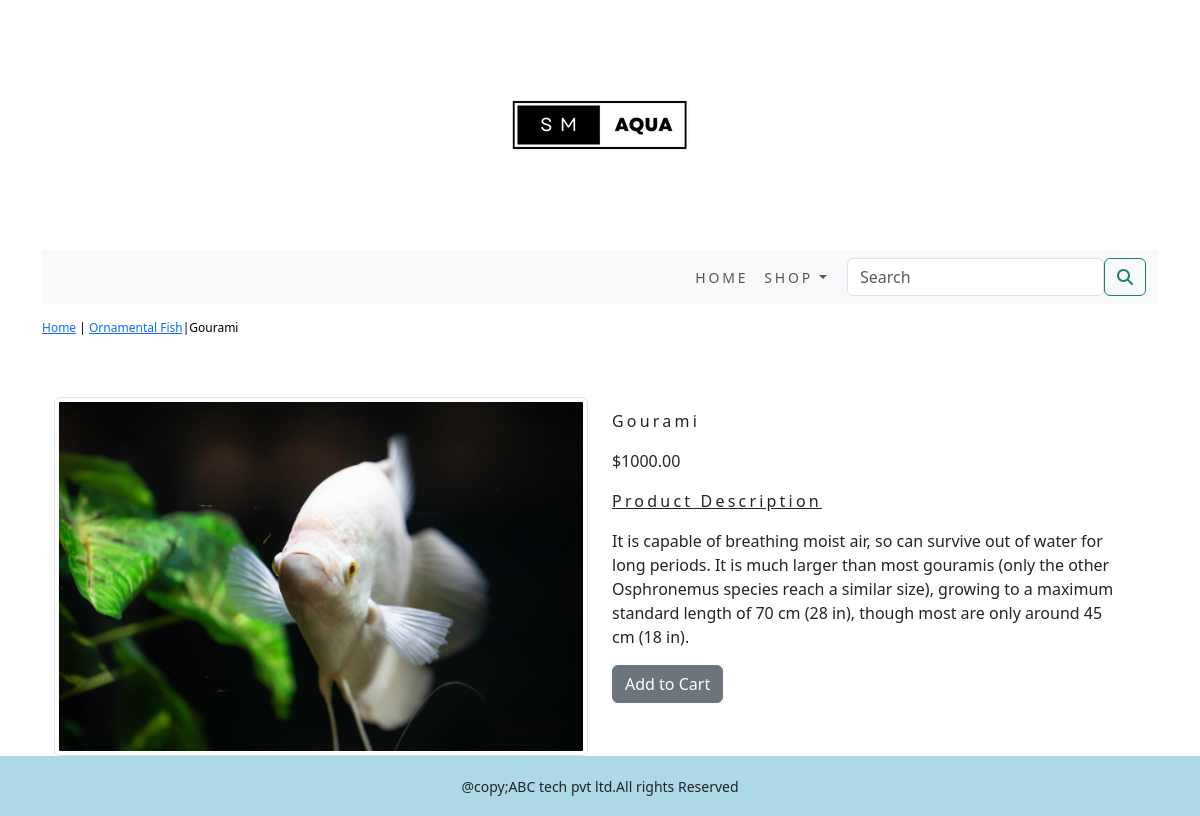
Screenshot of /shopapp/ornamental-fish/gourami/ with the database file from the repository.
### shopapp/models.py (models this page shows, shortened)
class Product(models.Model):
    name = models.CharField(max_length=250, unique=True)
    slug = models.SlugField(max_length=250, unique=True)
    description = models.TextField(blank=True)
    price = models.DecimalField(max_digits=10, decimal_places=2)
    category = models.ForeignKey(Category, on_delete=models.CASCADE)
    image = models.ImageField(upload_to='product', blank=True)
    stock = models.IntegerField()
    available = models.BooleanField(default=True)
    created = models.DateTimeField(auto_now_add=True)
    updated = models.DateTimeField(auto_now=True)
    class Meta:
        ordering = ('name',)
        verbose_name = 'product'
        verbose_name_plural = 'products'

class Category(models.Model):
    name = models.CharField(max_length=250, unique=True)
    slug = models.SlugField(max_length=250, unique=True)
    description = models.TextField(blank=True)
    image = models.ImageField(upload_to='category', blank=True)
    class Meta:
        ordering = ('name',)
        verbose_name = 'category'
        verbose_name_plural = 'categories'
    def get_url(self):
        return reverse('shopapp:products_by_category',args=[self.slug])
    def __str__(self):
        return '{}'.format(self.name)

### shopapp/views.py (the view)
# urls.py: path('<slug:c_slug>/<slug:product_slug>/', views.proDetail, name='prodCatdetail'),
def proDetail(request,c_slug,product_slug):
    try:
        product=Product.objects.get(category__slug=c_slug,slug=product_slug)
    except Exception as e:
        raise e
    return render(request,'product.html',{'product':product})

### cart/context_processors.py (called while the page is built)
def counter(request):
    item_count = 0
    if 'admin' in request.path:
        return {}
    else:
        try:
            cart = Cart.objects.filter(cart_id=_cart_id(request))
            cart_items = CartItem.objects.all().filter(cart=cart[:1])
            for cart_item in cart_items:
                item_count += cart_item.quantity
        except Cart.DoesNotExist:
            item_count = 0
    return dict(item_count=item_count)

### cart/views.py (called while the page is built)
def _cart_id(request):
    cart = request.session.session_key
    if not cart:
        cart = request.session.create()
    return cart

### shopapp/context_processors.py (called while the page is built)
def menu_links(request):
    links=Category.objects.all()
    return dict(links=links)

### templates/product.html (shortened to what this page needs)
{% extends 'base.html' %}
{% load static %}
{% block content %}
<div class="row my_prod_row_class">
  <div class="mx_auto">
    <p> <a href="{% url 'shopapp:allProdCat' %}">Home</a> | <a href="{{product.category.get_url}}">{{product.category}}</a>|{{product.name}}</p>
  </div>
</div>
<div class="container">
<br>
<div class="row">
    <div class="col-12 col-sm-12 col-md-12 col-lg-6 text-center">
        <div style="min-width:18rem">
            <img class="img-fluid img-thumbnail" src="{{product.image.url}}"  alt="{{product.name}}" >
        </div>
    </div>
    <div class="col-12 col-sm-12 col-md-12 col-lg-6 ">
        <div>
        <h1 class="my_prod_title">{{product.name}}</h1>
        <p>${{product.price}}</p>
        <p class="my_title"><u>Product Description</u></p>
        <p class="text-justify my_prod_text">{{product.description}}</p>
        {% if product.stock <= 0 %}
        <p class="text_justify my_prod_text"><b>Out of Stock</b></p>
        {% else %}
        <a class="btn btn-secondary" href="{% url 'cart:add_cart' product.id %}">Add to Cart</a>
        {% endif %}
    </div>
</div>
</div>
</div>
{% endblock %}

### static/css/custom.css (style rules this page uses)
body { background-color:aqua; font-family: 'Roboto', sans-serif; }
.my_title { font-size:16px; text_transform:uppercase; letter-spacing: .2em; }
.my_prod_row_class { padding-top:15px; padding-bottom:20px; }
.my_prod_row_class .mx_auto { color:#000; font-size:12px; text-decoration:none; }
.my_prod_title { font-size:16px; text_transform:uppercase; letter-spacing:.2em; padding-top:15px; padding-bottom:10px; }
.my_prod_text { padding-right:20px; }

### rows the page displays
Product: category "Ornamental Fish", name "Gourami", image (picture), price "1000.00", description "It is capable of breathing moist air, so can survive out of water for long periods. It is much larger than most gouramis (only the other Osphronemus species reach a similar size), growing to a maximum standard length of 70 cm (28 in), though most are only around 45 cm (18 in)."
